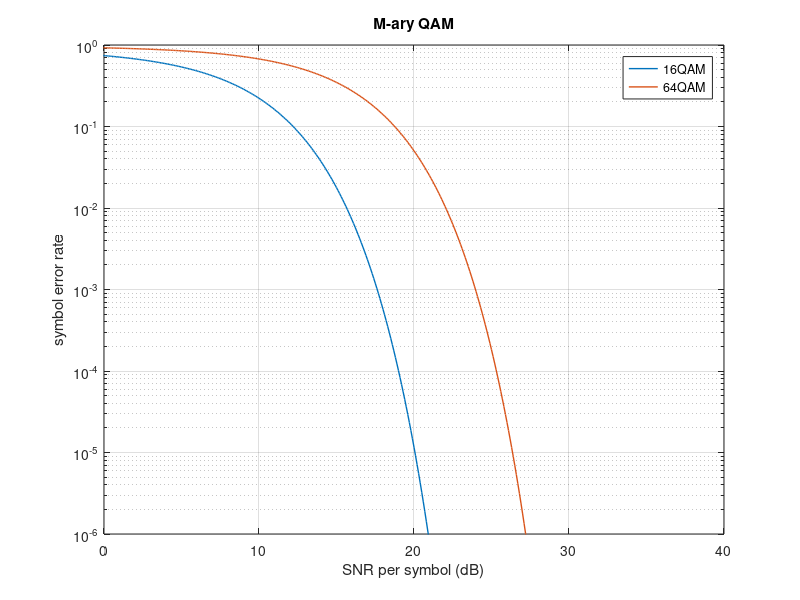
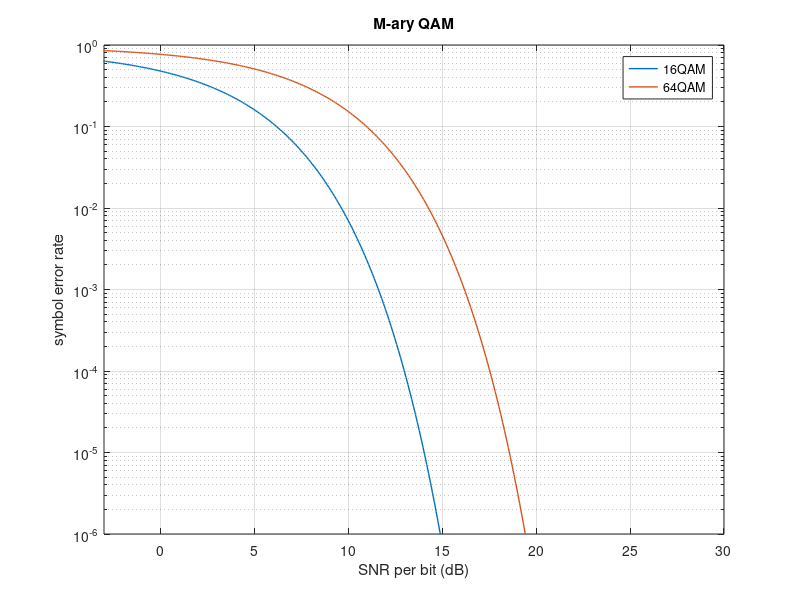

Recreate these plots in MATLAB, in order.
% ******************************************************
% Symbol error rate of Quadrature Amplitude Modulation
% ******************************************************
% uncoded, additive white Gaussian noise channel
% Implements [1] Figure 5.2-16 on a wider SNR range
% [1] John G. Proakis
%     "Digital Communications"
%      4th edition, McGraw-Hill", 2001
% http://www.amazon.com/Digital-Communications-John-Proakis/dp/0072321113

% Note that different definitions are in common use:
% a) {symbol, bit} errors
% b) signal-to-noise ratio per {symbol, bit}

close all; clear all;
SNR_perSymbol_dB=[-3:0.1:42];

% definition: Below [1] 5.2-78
SNR_perSymbol=10.^(SNR_perSymbol_dB/10);

plotPerBitX=[]; plotY=[];

% number of constellation points (M-ary QAM)
for M=[16, 64]

  % the energy of each symbol is used to transmit log2(M) bits
  SNR_perBit=SNR_perSymbol/log2(M);
   
  % [1] 5.2-78 argument of Q(...)
  Qarg=sqrt(3/(M-1)*SNR_perSymbol);
 
  % [1] 2.1-98
  Q=1/2*erfc(Qarg/sqrt(2));
   
  % [1] eq. 5.2-77
  % probability of error for PAM per quadrature signal
  PsqrtM=2*(1-1/sqrt(M))*Q;
 
  % [1] eq. 5.2-79
  PM=1-(1-PsqrtM).^2;

  plotPerBitX=[plotPerBitX; 10*log10(SNR_perBit)];
  plotY=[plotY; PM];
end

figure(1);
h = semilogy(SNR_perSymbol_dB', plotY'); grid on;
set(h, 'lineWidth', 1);
title('M-ary QAM'); xlabel('SNR per symbol (dB)'); ylabel('symbol error rate');
xlim([0, 40]); ylim([1e-6, 1]);
legend({'16QAM', '64QAM'});

figure(2);
h = semilogy(plotPerBitX', plotY'); grid on; ylabel('symbol error rate');
set(h, 'lineWidth', 1);
title('M-ary QAM'); xlabel('SNR per bit (dB)');
xlim([-3, 30]); ylim([1e-6, 1]);
legend({'16QAM', '64QAM'});
